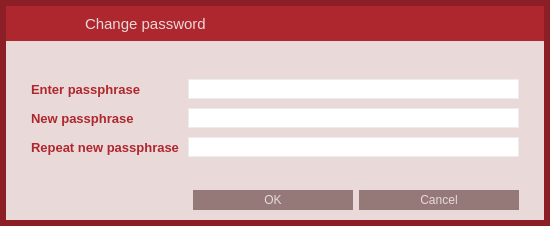
<?xml version="1.0" encoding="UTF-8"?>
<ui version="4.0">
 <class>AskPassphraseDialog</class>
 <widget class="QDialog" name="AskPassphraseDialog">
  <property name="geometry">
   <rect>
    <x>0</x>
    <y>0</y>
    <width>550</width>
    <height>226</height>
   </rect>
  </property>
  <property name="sizePolicy">
   <sizepolicy hsizetype="Preferred" vsizetype="Preferred">
    <horstretch>0</horstretch>
    <verstretch>0</verstretch>
   </sizepolicy>
  </property>
  <property name="minimumSize">
   <size>
    <width>550</width>
    <height>0</height>
   </size>
  </property>
  <property name="windowTitle">
   <string>Passphrase Dialog</string>
  </property>
  <property name="styleSheet">
   <string notr="true">QLabel {
	color: #AF272E;
}

#AskPassphraseDialog {
	background-color: rgb(140, 30, 37);
}

QLineEdit {
	border: 1px solid #ededed;
}
</string>
  </property>
  <layout class="QVBoxLayout" name="verticalLayout">
   <property name="spacing">
    <number>0</number>
   </property>
   <property name="margin">
    <number>6</number>
   </property>
   <item>
    <widget class="QFrame" name="frame">
     <property name="styleSheet">
      <string notr="true">#frame {
	background-color: #E9D9D8;
    border-style:none;
}</string>
  </property>
     <property name="frameShape">
      <enum>QFrame::StyledPanel</enum>
     </property>
     <property name="frameShadow">
      <enum>QFrame::Raised</enum>
     </property>
     <layout class="QVBoxLayout" name="verticalLayout_2">
   <property name="spacing">
    <number>0</number>
   </property>
   <property name="margin">
    <number>0</number>
   </property>
   <item>
    <widget class="QWidget" name="wCaption" native="true">
     <property name="minimumSize">
      <size>
       <width>0</width>
       <height>35</height>
      </size>
     </property>
     <property name="maximumSize">
      <size>
       <width>16777215</width>
       <height>35</height>
      </size>
     </property>
     <property name="styleSheet">
      <string notr="true">#wCaption {
	background-color:  rgb(175, 39, 46);
}</string>
     </property>
     <property name="is_header" stdset="0">
      <bool>true</bool>
     </property>
     <layout class="QHBoxLayout" name="horizontalLayout_19">
      <property name="margin">
       <number>0</number>
      </property>
      <item>
       <spacer name="horizontalSpacer_26">
        <property name="orientation">
         <enum>Qt::Horizontal</enum>
        </property>
        <property name="sizeType">
         <enum>QSizePolicy::Fixed</enum>
        </property>
        <property name="sizeHint" stdset="0">
         <size>
          <width>7</width>
          <height>20</height>
         </size>
        </property>
       </spacer>
      </item>
      <item>
       <widget class="QLabel" name="lbTitleIcon">
        <property name="sizePolicy">
         <sizepolicy hsizetype="Preferred" vsizetype="Preferred">
          <horstretch>0</horstretch>
          <verstretch>0</verstretch>
         </sizepolicy>
        </property>
        <property name="minimumSize">
         <size>
          <width>30</width>
          <height>30</height>
         </size>
        </property>
        <property name="maximumSize">
         <size>
          <width>30</width>
          <height>30</height>
         </size>
        </property>
        <property name="text">
         <string/>
        </property>
        <property name="pixmap">
         <pixmap resource="../res.qrc">:/res/change_pass.png</pixmap>
        </property>
       </widget>
      </item>
      <item>
          <widget class="QLabel" name="lbTitleEncrypt">
           <property name="sizePolicy">
            <sizepolicy hsizetype="Preferred" vsizetype="Preferred">
             <horstretch>0</horstretch>
             <verstretch>0</verstretch>
            </sizepolicy>
           </property>
           <property name="minimumSize">
            <size>
             <width>30</width>
             <height>30</height>
            </size>
           </property>
           <property name="maximumSize">
            <size>
             <width>30</width>
             <height>30</height>
            </size>
           </property>
           <property name="text">
            <string/>
           </property>
           <property name="pixmap">
            <pixmap resource="../res.qrc">:/res/encrypt.png</pixmap>
           </property>
          </widget>
         </item>
         <item>
       <widget class="QLabel" name="lbTitle">
        <property name="sizePolicy">
         <sizepolicy hsizetype="Preferred" vsizetype="Preferred">
          <horstretch>0</horstretch>
          <verstretch>0</verstretch>
         </sizepolicy>
        </property>
        <property name="font">
         <font>
          <pointsize>11</pointsize>
          <stylestrategy>PreferAntialias</stylestrategy>
         </font>
        </property>
        <property name="styleSheet">
         <string notr="true">QLabel {
	color: #E9D9D8;
}</string>
        </property>
        <property name="text">
         <string>Change password</string>
        </property>
       </widget>
      </item>
      <item>
       <widget class="QPushButton" name="bClose">
        <property name="minimumSize">
         <size>
          <width>30</width>
          <height>30</height>
         </size>
        </property>
        <property name="maximumSize">
         <size>
          <width>30</width>
          <height>30</height>
         </size>
        </property>
        <property name="styleSheet">
         <string notr="true">QPushButton {	
	image: url(:/res/close_normal.png);
	border: 0px solid gray;
}
QPushButton:pressed:flat {
	image: url(:/res/close_normal.png);
}

QPushButton:hover {
	image: url(:/res/close_hover.png);
}</string>
        </property>
        <property name="text">
         <string notr="true"/>
        </property>
        <property name="flat">
         <bool>true</bool>
        </property>
       </widget>
      </item>
     </layout>
    </widget>
   </item>
   <item>
       <layout class="QHBoxLayout" name="horizontalLayout_3">
        <property name="spacing">
         <number>0</number>
        </property>
        <property name="leftMargin">
         <number>25</number>
        </property>
        <property name="topMargin">
         <number>9</number>
        </property>
        <property name="rightMargin">
         <number>25</number>
        </property>
        <property name="bottomMargin">
         <number>9</number>
        </property>
        <item>
    <widget class="QLabel" name="warningLabel">
          <property name="font">
           <font>
            <pointsize>10</pointsize>
            <weight>50</weight>
            <bold>false</bold>
           </font>
          </property>
     <property name="textFormat">
      <enum>Qt::RichText</enum>
     </property>
     <property name="wordWrap">
      <bool>true</bool>
     </property>
     <property name="margin">
           <number>0</number>
     </property>
    </widget>
   </item>
       </layout>
      </item>
   <item>
    <layout class="QFormLayout" name="formLayout">
     <property name="fieldGrowthPolicy">
      <enum>QFormLayout::AllNonFixedFieldsGrow</enum>
     </property>
        <property name="horizontalSpacing">
         <number>9</number>
        </property>
        <property name="verticalSpacing">
         <number>9</number>
        </property>
     <property name="leftMargin">
         <number>25</number>
     </property>
     <property name="rightMargin">
         <number>25</number>
        </property>
        <property name="bottomMargin">
      <number>9</number>
     </property>
     <item row="0" column="0">
      <widget class="QLabel" name="passLabel1">
          <property name="font">
           <font>
            <pointsize>10</pointsize>
            <weight>75</weight>
            <bold>true</bold>
           </font>
          </property>
       <property name="text">
        <string>Enter passphrase</string>
       </property>
      </widget>
     </item>
     <item row="0" column="1">
      <widget class="QLineEdit" name="passEdit1">
          <property name="minimumSize">
           <size>
            <width>0</width>
            <height>20</height>
           </size>
          </property>
       <property name="echoMode">
        <enum>QLineEdit::Password</enum>
       </property>
      </widget>
     </item>
     <item row="1" column="0">
      <widget class="QLabel" name="passLabel2">
          <property name="font">
           <font>
            <pointsize>10</pointsize>
            <weight>75</weight>
            <bold>true</bold>
           </font>
          </property>
       <property name="text">
        <string>New passphrase</string>
       </property>
      </widget>
     </item>
     <item row="1" column="1">
      <widget class="QLineEdit" name="passEdit2">
          <property name="minimumSize">
           <size>
            <width>0</width>
            <height>20</height>
           </size>
          </property>
       <property name="echoMode">
        <enum>QLineEdit::Password</enum>
       </property>
      </widget>
     </item>
     <item row="2" column="0">
      <widget class="QLabel" name="passLabel3">
          <property name="font">
           <font>
            <pointsize>10</pointsize>
            <weight>75</weight>
            <bold>true</bold>
           </font>
          </property>
       <property name="text">
        <string>Repeat new passphrase</string>
       </property>
      </widget>
     </item>
     <item row="2" column="1">
      <widget class="QLineEdit" name="passEdit3">
          <property name="minimumSize">
           <size>
            <width>0</width>
            <height>20</height>
           </size>
          </property>
       <property name="echoMode">
        <enum>QLineEdit::Password</enum>
       </property>
      </widget>
     </item>
     <item row="3" column="1">
      <widget class="QLabel" name="capsLabel">
          <property name="enabled">
           <bool>true</bool>
          </property>
       <property name="font">
        <font>
            <pointsize>10</pointsize>
         <weight>75</weight>
         <bold>true</bold>
        </font>
       </property>
       <property name="text">
        <string/>
       </property>
       <property name="alignment">
        <set>Qt::AlignCenter</set>
       </property>
      </widget>
     </item>
    </layout>
   </item>
   <item>
       <layout class="QHBoxLayout" name="horizontalLayout_2">
        <property name="spacing">
         <number>0</number>
        </property>
        <property name="rightMargin">
         <number>25</number>
        </property>
        <item>
    <widget class="QDialogButtonBox" name="buttonBox">
     <property name="styleSheet">
      <string notr="true">QPushButton {
	background-color: #947978;
	color: #E9D9D8;
	border: 0px solid gray;
	max-height: 20px;
	min-height: 20px;
	max-width: 160px;
	min-width: 160px;
}

QPushButton:hover {
	background-color: #AF272E;
}

QPushButton:pressed:flat {
	background-color: #9D0B17;
}</string>
     </property>
     <property name="orientation">
      <enum>Qt::Horizontal</enum>
     </property>
     <property name="standardButtons">
      <set>QDialogButtonBox::Cancel|QDialogButtonBox::Ok</set>
     </property>
    </widget>
   </item>
  </layout>
      </item>
      <item>
       <spacer name="verticalSpacer">
        <property name="orientation">
         <enum>Qt::Vertical</enum>
        </property>
        <property name="sizeType">
         <enum>QSizePolicy::Fixed</enum>
        </property>
        <property name="sizeHint" stdset="0">
         <size>
          <width>20</width>
          <height>10</height>
         </size>
        </property>
       </spacer>
      </item>
     </layout>
    </widget>
   </item>
  </layout>
 </widget>
 <resources>
  <include location="../res.qrc"/>
 </resources>
 <connections>
  <connection>
   <sender>buttonBox</sender>
   <signal>accepted()</signal>
   <receiver>AskPassphraseDialog</receiver>
   <slot>accept()</slot>
   <hints>
    <hint type="sourcelabel">
     <x>248</x>
     <y>254</y>
    </hint>
    <hint type="destinationlabel">
     <x>157</x>
     <y>274</y>
    </hint>
   </hints>
  </connection>
  <connection>
   <sender>buttonBox</sender>
   <signal>rejected()</signal>
   <receiver>AskPassphraseDialog</receiver>
   <slot>reject()</slot>
   <hints>
    <hint type="sourcelabel">
     <x>316</x>
     <y>260</y>
    </hint>
    <hint type="destinationlabel">
     <x>286</x>
     <y>274</y>
    </hint>
   </hints>
  </connection>
  <connection>
   <sender>bClose</sender>
   <signal>clicked()</signal>
   <receiver>AskPassphraseDialog</receiver>
   <slot>reject()</slot>
   <hints>
    <hint type="sourcelabel">
     <x>558</x>
     <y>25</y>
    </hint>
    <hint type="destinationlabel">
     <x>291</x>
     <y>138</y>
    </hint>
   </hints>
  </connection>
 </connections>
</ui>
